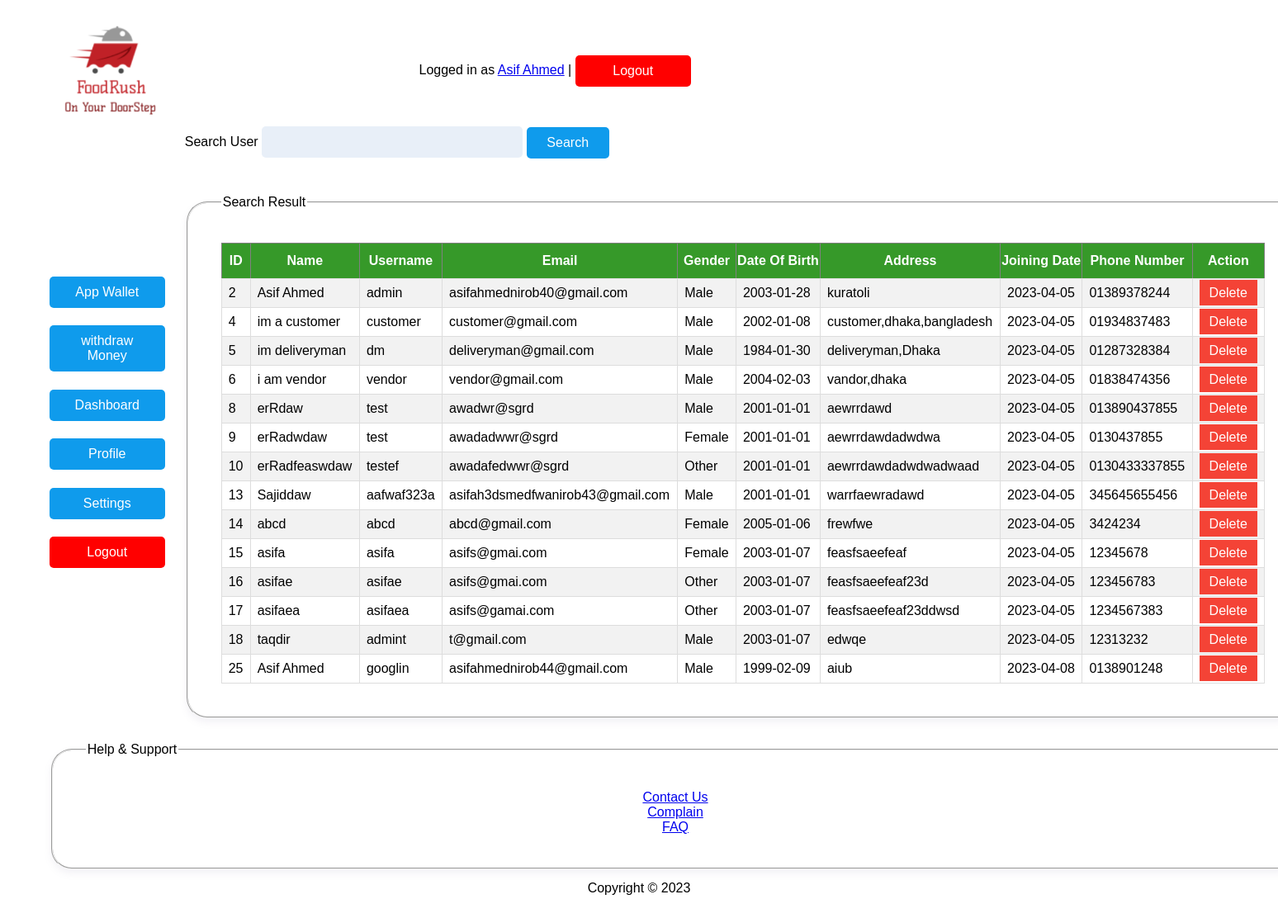
Screenshot of /views/searchuser.php (signed in) with the database file from the repository.
### tables this page shows
CREATE TABLE `user` (
  `id` int(20) NOT NULL,
  `username` varchar(100) NOT NULL,
  `password` varchar(100) NOT NULL,
  `role` varchar(20) NOT NULL,
  `name` varchar(100) NOT NULL,
  `email` varchar(100) NOT NULL,
  `gender` varchar(20) NOT NULL,
  `dob` date NOT NULL,
  `phonenumber` varchar(30) NOT NULL,
  `address` varchar(400) NOT NULL,
  `joiningdate` date NOT NULL,
  `profilepicture` varchar(400) NOT NULL
);

### models/usermodel.php (the view, shortened to what this page needs)
<?php
    function viewalluser (){
        $con = getConnection();
        $sql = "select * from user";
        $result = mysqli_query($con, $sql);
        while($row = mysqli_fetch_assoc($result)){
           echo " <tr>
            <td>{$row['id']}</td>
            <td>{$row['name']}</td>
            <td>{$row['username']}</td>
            <td>{$row['email']}</td>
            <td>{$row['gender']}</td>
            <td>{$row['dob']}</td>
            <td>{$row['address']}</td>
            <td>{$row['joiningdate']}</td>
            <td>{$row['phonenumber']}</td>
            <td><a  style = '  background-color: #f44336;
            color: white;
            padding: 7px 12px;
            text-decoration: none;
           ' href='../controllers/deleteuserhandler.php?id=".$row['id']."'>Delete</a>  </td>
        </tr>";
        }
        return $result;
    }
?>

### views/searchuser.php (shortened to what this page needs)
<?php
require_once '../models/usermodel.php';
if(isset($_COOKIE['flag'])){
?>
<html>
    <head>
        <link rel="stylesheet" href="viewstyle.css"/>
    </head>
    <body>
    <center>
        <table  height=720 width=1080>
            <tr height=70>
                <td colspan="2">
                    <table width = "800">
                    <tr>
                        <td>
                            <img height="120" src="../assets/logo.png">
                        </td>
                        <td align="right">
                        Logged in as <a href="viewprofile.php"> <?php echo $_SESSION['name'] ?></a> |
                                    <a class="btn"  style='background-color:red;' href="../controllers/logout.php">Logout</a>
                    </td>
                </tr>
                </table>
                </td>
            </tr>
            <tr>
                <td width="300">
                        <?php
                        if (trim($_SESSION['role'])=="admin")
                    {
                        ?>
                        <a class="btn" href="appwallet.php">App Wallet</a>
                        <a class="btn" href="withdrawmoney.php">withdraw Money</a>
                         <a class="btn" href="admindashboard.php">Dashboard</a>
                         <a class="btn" href="viewprofile.php">  Profile</a>
                         <a class="btn" href="setting.php">Settings</a>
                         <a class="btn" style='background-color:red;'href="../controllers/logout.php"> Logout</a>
                    <?php
                    }
                    ?>
                </td>
                <td>
                    <form action="searchuser.php" method="POST">
                Search User <input class="inputfield" type="text" name="searchuser" value=""/>
                <input class="btn"  type="submit" name="submit" value="Search"/> <br>
                </form>
                        <fieldset class="fieldset">
                                <legend> Search Result </legend>
                                <table border="1" class="user" >
                                <tr>
                                        <th>ID</th>
                                        <th>Name</th>
                                        <th>Username</th>
                                        <th>Email</th>
                                        <th>Gender</th>
                                        <th>Date Of Birth</th>
                                        <th>Address</th>
                                        <th>Joining Date</th>
                                        <th>Phone Number</th>
                                        <th>Action</th>
                                    </tr>
                                    <?php
if(isset($_REQUEST['submit'])){
$search=$_REQUEST['searchuser'];
searchuser($search);
}
else
{
    viewalluser();
}
?>
                                </table>
                        </fieldset>
                </td>
            </tr>
            <tr>
                <td colspan="2" align="center"><fieldset class="fieldset">
                    <legend>Help & Support</legend>
                    <a href="emailsupport.php">Contact Us</a>  <br>
                    <a href="../controllers/complainIndex.php?action=create_complain">Complain</a> <br>
                    <a href="FAQs.php">FAQ</a> <br>
            </fieldset></td>
            </tr>
            <tr height ="40" >
                <td colspan="2" align="center">Copyright © 2023</td>
            </tr>
        </table>
    </center>
    </body>
</html>
<?php
}else{
    header('location: login.php');
}
?>

### views/viewstyle.css (style rules this page uses)
.user { font-family: Arial, Helvetica, sans-serif; border-collapse: collapse; width: 100%; }
.user td, #customers th { border: 1px solid #ddd; padding: 8px; }
.user tr:nth-child(even) { background-color: #f2f2f2; }
.user th { padding-top: 12px; padding-bottom: 12px; background-color: #369929; color: white; }
.btn { background-color: #0f9bec; color: #fff; border: none; padding: 10px 20px; border-radius: 5px; cursor: pointer; font-size: 16px; margin-right: 20px; text-align:center; vertical-align:middle; text-decoration: none; display: inline-block; width: 100px; }
.inputfield { background-color: #e8eff8; padding: 10px; font-size: 16px; width: 25%; border-radius: 5px; border: none; margin-bottom: 20px; }
.fieldset { border-radius: 25px; margin-top: 25px; background-color: #ffffff; padding: 40px; box-shadow: 0px 5px 10px rgba(142, 126, 168, 0.1); width: 100%; }
body { margin: 10px; padding: 10px; background-color: #ffffff; font-family: "Helvetica", Sans-Serif; }

### rows the page displays
user: id "2", name "Asif Ahmed", username "admin", email "asifahmednirob40@gmail.com", gender "Male", dob "2003-01-28", address "kuratoli", joiningdate "2023-04-05", phonenumber "01389378244"
user: id "4", name "im a customer", username "customer", email "customer@gmail.com", gender "Male", dob "2002-01-08", address "customer,dhaka,bangladesh", joiningdate "2023-04-05", phonenumber "01934837483"
user: id "5", name "im deliveryman", username "dm", email "deliveryman@gmail.com", gender "Male", dob "1984-01-30", address "deliveryman,Dhaka", joiningdate "2023-04-05", phonenumber "01287328384"
user: id "6", name "i am vendor", username "vendor", email "vendor@gmail.com", gender "Male", dob "2004-02-03", address "vandor,dhaka", joiningdate "2023-04-05", phonenumber "01838474356"
user: id "8", name "erRdaw", username "test", email "awadwr@sgrd", gender "Male", dob "2001-01-01", address "aewrrdawd", joiningdate "2023-04-05", phonenumber "013890437855"
user: id "9", name "erRadwdaw", username "test", email "awadadwwr@sgrd", gender "Female", dob "2001-01-01", address "aewrrdawdadwdwa", joiningdate "2023-04-05", phonenumber "0130437855"
user: id "10", name "erRadfeaswdaw", username "testef", email "awadafedwwr@sgrd", gender "Other", dob "2001-01-01", address "aewrrdawdadwdwadwaad", joiningdate "2023-04-05", phonenumber "0130433337855"
user: id "13", name "Sajiddaw", username "aafwaf323a", email "asifah3dsmedfwanirob43@gmail.com", gender "Male", dob "2001-01-01", address "warrfaewradawd", joiningdate "2023-04-05", phonenumber "345645655456"
user: id "14", name "abcd", username "abcd", email "abcd@gmail.com", gender "Female", dob "2005-01-06", address "frewfwe", joiningdate "2023-04-05", phonenumber "3424234"
user: id "15", name "asifa", username "asifa", email "asifs@gmai.com", gender "Female", dob "2003-01-07", address "feasfsaeefeaf", joiningdate "2023-04-05", phonenumber "12345678"
user: id "16", name "asifae", username "asifae", email "asifs@gmai.com", gender "Other", dob "2003-01-07", address "feasfsaeefeaf23d", joiningdate "2023-04-05", phonenumber "123456783"
user: id "17", name "asifaea", username "asifaea", email "asifs@gamai.com", gender "Other", dob "2003-01-07", address "feasfsaeefeaf23ddwsd", joiningdate "2023-04-05", phonenumber "1234567383"
user: id "18", name "taqdir", username "admint", email "t@gmail.com", gender "Male", dob "2003-01-07", address "edwqe", joiningdate "2023-04-05", phonenumber "12313232"
user: id "25", name "Asif Ahmed", username "googlin", email "asifahmednirob44@gmail.com", gender "Male", dob "1999-02-09", address "aiub", joiningdate "2023-04-08", phonenumber "0138901248"

### other values shown
$_SESSION['name'] "Asif Ahmed"
